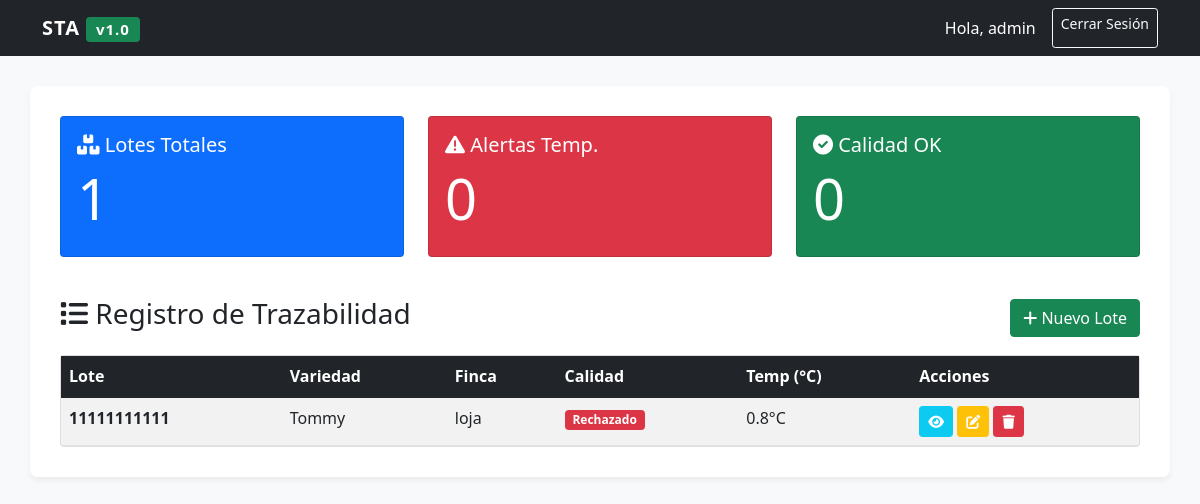
The page / (signed in) on the database its author committed.
### data/repositories.py (models this page shows)
class ProductEntity(Base):
    __tablename__ = 'products'
    id = Column(Integer, primary_key=True)
    lote = Column(String)
    variedad = Column(String)       # NUEVO: Tipo de producto
    finca = Column(String)          # NUEVO: Origen exacto
    fecha_cosecha = Column(String)
    fecha_empaquetado = Column(String)
    calidad_ok = Column(String)
    temperatura_transporte = Column(Float)
    fecha_entrega = Column(String)

### presentation/routes.py (the view)
@web_bp.route('/')
@login_required
def index():
    productos = service.obtener_trazabilidad()
    kpis = service.obtener_estadisticas() # Datos para el dashboard
    return render_template('index.html', productos=productos, kpis=kpis)

### data/repositories.py (called while the page is built)
    def get_all(self):
        session = Session()
        products = session.query(ProductEntity).all()
        session.close()
        return products

### logic/services.py (called while the page is built)
    def obtener_trazabilidad(self):
        return self.repo.get_all()

    def obtener_estadisticas(self):
        productos = self.repo.get_all()
        total = len(productos)
        rechazados = len([p for p in productos if p.calidad_ok == 'Rechazado'])
        alertas_temp = len([p for p in productos if p.temperatura_transporte > 10])
        return {
            'total': total,
            'rechazados': rechazados,
            'alertas': alertas_temp
        }

### presentation/routes.py (called while the page is built)
def login_required(f):
    @wraps(f)
    def decorated_function(*args, **kwargs):
        if 'user' not in session: return redirect(url_for('web.login'))
        return f(*args, **kwargs)
    return decorated_function

### presentation/templates/index.html
{% extends "base.html" %}
{% block content %}
    <div class="row mb-4">
        <div class="col-md-4">
            <div class="card text-white bg-primary mb-3">
                <div class="card-body">
                    <h5 class="card-title"><i class="fas fa-boxes"></i> Lotes Totales</h5>
                    <h2 class="display-4">{{ kpis.total }}</h2>
                </div>
            </div>
        </div>
        <div class="col-md-4">
            <div class="card text-white bg-danger mb-3">
                <div class="card-body">
                    <h5 class="card-title"><i class="fas fa-exclamation-triangle"></i> Alertas Temp.</h5>
                    <h2 class="display-4">{{ kpis.alertas }}</h2>
                </div>
            </div>
        </div>
        <div class="col-md-4">
            <div class="card text-white bg-success mb-3">
                <div class="card-body">
                    <h5 class="card-title"><i class="fas fa-check-circle"></i> Calidad OK</h5>
                    <h2 class="display-4">{{ kpis.total - kpis.rechazados }}</h2>
                </div>
            </div>
        </div>
    </div>
    <div class="d-flex justify-content-between align-items-center mb-3">
        <h3><i class="fas fa-list"></i> Registro de Trazabilidad</h3>
        <a href="/nuevo" class="btn btn-success"><i class="fas fa-plus"></i> Nuevo Lote</a>
    </div>
    <div class="card">
        <div class="card-body p-0">
            <table class="table table-hover table-striped mb-0">
                <thead class="table-dark">
                    <tr>
                        <th>Lote</th>
                        <th>Variedad</th>
                        <th>Finca</th>
                        <th>Calidad</th>
                        <th>Temp (°C)</th>
                        <th>Acciones</th>
                    </tr>
                </thead>
                <tbody>
                    {% for p in productos %}
                    <tr>
                        <td><strong>{{ p.lote }}</strong></td>
                        <td>{{ p.variedad }}</td>
                        <td>{{ p.finca }}</td>
                        <td>
                            {% if p.calidad_ok == 'Aprobado' %}
                                <span class="badge bg-success">Aprobado</span>
                            {% else %}
                                <span class="badge bg-danger">Rechazado</span>
                            {% endif %}
                        </td>
                        <td class="{{ 'text-danger fw-bold' if p.temperatura_transporte > 10 }}">
                            {{ p.temperatura_transporte }}°C
                        </td>
                        <td>
                            <a href="/ver/{{ p.id }}" class="btn btn-sm btn-info text-white" title="Ver Detalle"><i class="fas fa-eye"></i></a>
                            <a href="/editar/{{ p.id }}" class="btn btn-sm btn-warning text-white" title="Editar"><i class="fas fa-edit"></i></a>
                            <a href="/eliminar/{{ p.id }}" class="btn btn-sm btn-danger" onclick="return confirm('¿Eliminar este lote?');" title="Eliminar"><i class="fas fa-trash"></i></a>
                        </td>
                    </tr>
                    {% endfor %}
                </tbody>
            </table>
        </div>
    </div>
{% endblock %}

### presentation/templates/base.html (style rules this page uses)
body { background-color: #f8f9fa; }

### rows shown on the page
ProductEntity: lote "11111111111", variedad "Tommy", finca "loja", calidad_ok "Rechazado", temperatura_transporte "0.8"

### other values the page prints
{{ session['user'] }} "admin"
{{ kpis.total }} "1"
{{ kpis.alertas }} "0"
{{ kpis.total - kpis.rechazados }} "0"
